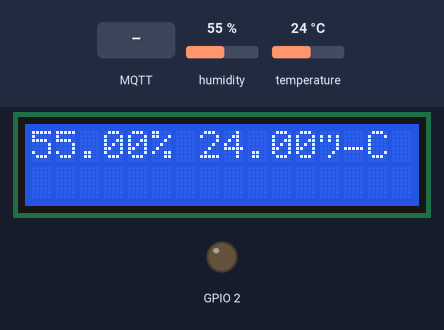
The sketch below on a simulated ESP8266 (NodeMCU). Parts: 16×2 character LCD, output pins drawn as LEDs (lit = HIGH). The test bench sets the inputs (shaded band); at power-on: humidity 55 %, temperature 24 °C. WiFi joins after 1.5 s; servers stay silent unless stated; random numbers use the default seed unless the sketch sets one; no MQTT or app messages arrive unless stated; what the sketch prints to the serial monitor is not drawn.

Above: at 4.2 s.
4.3 s: MQTT message "EPS8266" arrives on the first subscribed topic
At 6.1 s:
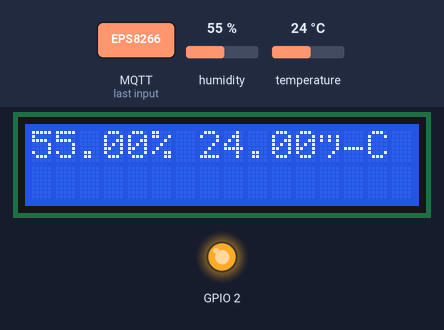
7.2 s: humidity set to 22 %
At 8.4 s:
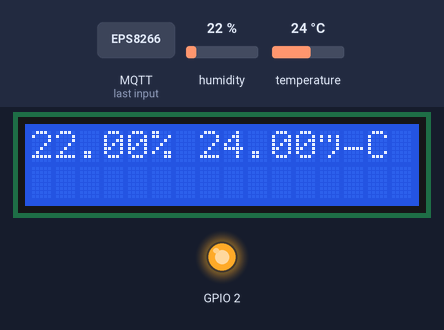
9.4 s: temperature set to 12 °C
At 10.7 s:
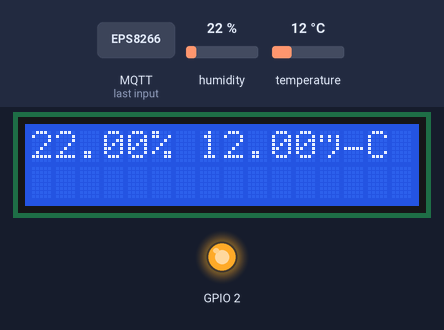
11.5 s: MQTT message "1" arrives on the first subscribed topic
At 13.0 s:
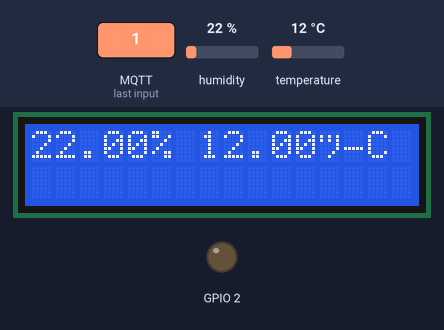
13.6 s: humidity set to 40 %
At 15.0 s:
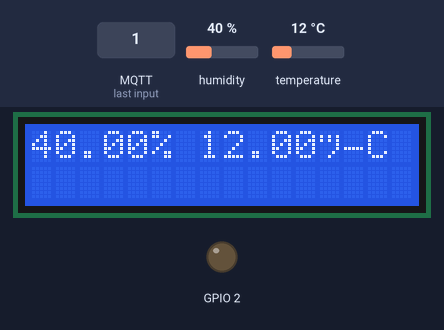
15.8 s: MQTT message "on" arrives on the first subscribed topic
At 17.3 s:
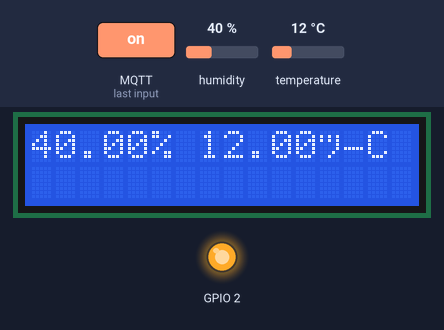
Timing chart, 0 to 18.8 s (numbered marks = the images above; inputs shaded):
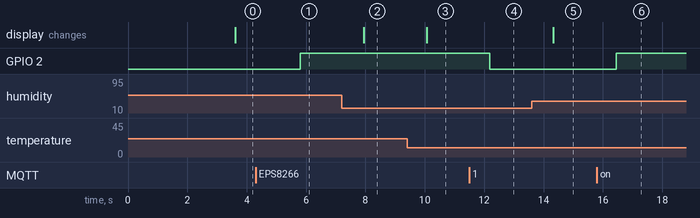

The sketch:

DHTtester.ino
```cpp
// Example testing sketch for various DHT humidity/temperature sensors
// Written by ladyada, public domain

// REQUIRES the following Arduino libraries:
// - DHT Sensor Library: https://github.com/adafruit/DHT-sensor-library
// - Adafruit Unified Sensor Lib: https://github.com/adafruit/Adafruit_Sensor

#include <Wire.h>
#include <LiquidCrystal_I2C.h>
#include <ESP8266WiFi.h>
#include "DHT.h"
#include <PubSubClient.h>

#define DHTPIN 13     // Digital pin connected to the DHT sensor
// Feather HUZZAH ESP8266 note: use pins 3, 4, 5, 12, 13 or 14 --
// Pin 15 can work but DHT must be disconnected during program upload.

// Uncomment whatever type you're using!
#define DHTTYPE DHT11   // DHT 11
//#define DHTTYPE DHT22   // DHT 22  (AM2302), AM2321
//#define DHTTYPE DHT21   // DHT 21 (AM2301)

#define AP_SSID "CM2290-AP"//const char *ssid = "EPS8266";
#define AP_PSW  "12345678"//const char *password = "12345678";

const IPAddress serverIP(192, 168, 0, 1); //欲访问的地址
uint16_t serverPort = 5037;         //服务器端口号

// Initialize DHT sensor.
// Note that older versions of this library took an optional third parameter to
// tweak the timings for faster processors.  This parameter is no longer needed
// as the current DHT reading algorithm adjusts itself to work on faster procs.
DHT dht(DHTPIN, DHTTYPE);

LiquidCrystal_I2C lcd(0x27,16,2);  // 设置液晶地址 0x27  设置一行显示的字符 16个 2 行显示

WiFiClient espClient; //声明一个客户端对象，用于与服务器进行连接
PubSubClient client(espClient);

#define MSG_BUFFER_SIZE  (50)
unsigned long lastMsg = 0;
char msg[MSG_BUFFER_SIZE];
int value = 0;

void setup_wifi() {

  Serial.begin(9600);
  delay(10);
  // We start by connecting to a WiFi network
  Serial.println();
  Serial.print("Connecting to ");
  Serial.println(AP_SSID);

  WiFi.begin(AP_SSID, AP_PSW);

  while (WiFi.status() != WL_CONNECTED) {
    delay(500);
    Serial.print(".");
  }

  randomSeed(micros());

  Serial.println("");
  Serial.println("WiFi connected");
  Serial.println("IP address: ");
  Serial.println(WiFi.localIP());
}

void callback(char* topic, byte* payload, unsigned int length) {
  Serial.print("Message arrived [");
  Serial.print(topic);
  Serial.print("] ");
  for (int i = 0; i < length; i++) {
    Serial.print((char)payload[i]);
  }
  Serial.println();

  // Switch on the LED if an 1 was received as first character
  if ((char)payload[0] == '1') {
    digitalWrite(BUILTIN_LED, LOW);   // Turn the LED on (Note that LOW is the voltage level
    // but actually the LED is on; this is because
    // it is active low on the ESP-01)
  } else {
    digitalWrite(BUILTIN_LED, HIGH);  // Turn the LED off by making the voltage HIGH
  }

}

void reconnect() {
  // Loop until we're reconnected
  while (!client.connected()) {
    Serial.print("Attempting MQTT connection...");
    // Create a random client ID
    String clientId = "ESP8266Client-";
    clientId += String(random(0xffff), HEX);
    // Attempt to connect
    if (client.connect(clientId.c_str())) {
      Serial.println("connected");
      // Once connected, publish an announcement...
      client.publish("outTopic", "hello world");
      // ... and resubscribe
      client.subscribe("inTopic");
    } else {
      Serial.print("failed, rc=");
      Serial.print(client.state());
      Serial.println(" try again in 5 seconds");
      // Wait 5 seconds before retrying
      delay(5000);
    }
  }
}

void setup() {
  Serial.begin(115200);
  pinMode(BUILTIN_LED, OUTPUT);     // Initialize the BUILTIN_LED pin as an output
  Serial.println(F("DHTxx test!"));
  dht.begin();
  lcd.init();

  lcd.backlight();   //打开背光

//  WiFi.mode(WIFI_STA);
//  WiFi.begin(AP_SSID, AP_PSW);
  setup_wifi();

//  while (WiFi.status() != WL_CONNECTED)
//  {
//      delay(500);
//      Serial.print(".");
//  }
  client.setServer(serverIP, 1883);
  client.setCallback(callback);
}

void loop() {
  // Wait a few seconds between measurements.
  delay(2000);

  // Reading temperature or humidity takes about 250 milliseconds!
  // Sensor readings may also be up to 2 seconds 'old' (its a very slow sensor)
  float h = dht.readHumidity();
  // Read temperature as Celsius (the default)
  float t = dht.readTemperature();
  // Read temperature as Fahrenheit (isFahrenheit = true)
  float f = dht.readTemperature(true);

  // Check if any reads failed and exit early (to try again).
  if (isnan(h) || isnan(t) || isnan(f)) {
    Serial.println(F("Failed to read from DHT sensor!"));
    return;
  }

  // Compute heat index in Fahrenheit (the default)
  float hif = dht.computeHeatIndex(f, h);
  // Compute heat index in Celsius (isFahreheit = false)
  float hic = dht.computeHeatIndex(t, h, false);
  lcd.clear();
  lcd.print(h);  //输出内容
  lcd.print(F("% "));  //输出内容
  lcd.print(t);  //输出内容
  lcd.print(F("°C"));  //输出内容

  if (!client.connected()) {
    reconnect();
  }
  client.loop();

  unsigned long now = millis();
  if (now - lastMsg > 2000) {
    lastMsg = now;
    ++value;
    snprintf (msg, MSG_BUFFER_SIZE, "Humidity: %.2f%%, Temperature: %.2f°C", h, t);
    Serial.print("Publish message: ");
    Serial.println(msg);
    client.publish("outTopic", msg);
    char temmsg[5];
    snprintf (temmsg, 5, "%.2f%", t);
    client.publish("data/tem", temmsg);
    char hummsg[5];
    snprintf (hummsg, 5, "%.2f%", h);
    client.publish("data/hum", hummsg);
  }

  Serial.print(F("Humidity: "));
  Serial.print(h);
  Serial.print(F("%  Temperature: "));
  Serial.print(t);
  Serial.print(F("°C "));
  Serial.print(f);
  Serial.print(F("°F  Heat index: "));
  Serial.print(hic);
  Serial.print(F("°C "));
  Serial.print(hif);
  Serial.println(F("°F"));
}
```

Measured:
- after the input at 4.3 s, GPIO 2: LOW → HIGH after 1.5 s
- after the input at 7.2 s, the display: changes after 0.75 s (image 2)
- after the input at 9.4 s, the display: changes after 0.67 s (image 3)
- after the input at 11.5 s, GPIO 2: HIGH → LOW after 0.69 s
- after the input at 13.6 s, the display: changes after 0.73 s (image 5)
- after the input at 15.8 s, GPIO 2: LOW → HIGH after 0.65 s
